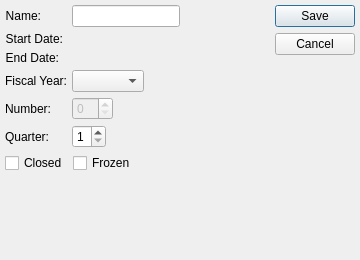
<?xml version="1.0" encoding="UTF-8"?>
<ui version="4.0">
 <comment>This file is part of the xTuple ERP: PostBooks Edition, a free and
open source Enterprise Resource Planning software suite,
Copyright (c) 1999-2018 by OpenMFG LLC, d/b/a xTuple.
It is licensed to you under the Common Public Attribution License
version 1.0, the full text of which (including xTuple-specific Exhibits)
is available at www.xtuple.com/CPAL.  By using this software, you agree
to be bound by its terms.</comment>
 <class>accountingPeriod</class>
 <widget class="QDialog" name="accountingPeriod">
  <property name="geometry">
   <rect>
    <x>0</x>
    <y>0</y>
    <width>360</width>
    <height>260</height>
   </rect>
  </property>
  <property name="windowTitle">
   <string>Accounting Period</string>
  </property>
  <layout class="QGridLayout" name="gridLayout">
   <item row="0" column="0">
    <layout class="QVBoxLayout" name="verticalLayout_2">
     <item>
      <layout class="QVBoxLayout" name="verticalLayout">
       <item>
        <layout class="QFormLayout" name="formLayout">
         <property name="fieldGrowthPolicy">
          <enum>QFormLayout::FieldsStayAtSizeHint</enum>
         </property>
         <item row="0" column="0">
          <widget class="QLabel" name="_nameLit">
           <property name="text">
            <string>Name:</string>
           </property>
           <property name="alignment">
            <set>Qt::AlignRight|Qt::AlignTrailing|Qt::AlignVCenter</set>
           </property>
           <property name="buddy">
            <cstring>_name</cstring>
           </property>
          </widget>
         </item>
         <item row="0" column="1">
          <widget class="QLineEdit" name="_name"/>
         </item>
         <item row="1" column="0">
          <widget class="QLabel" name="_startDateLit">
           <property name="text">
            <string>Start Date:</string>
           </property>
           <property name="alignment">
            <set>Qt::AlignRight|Qt::AlignTrailing|Qt::AlignVCenter</set>
           </property>
           <property name="buddy">
            <cstring>_startDate</cstring>
           </property>
          </widget>
         </item>
         <item row="1" column="1">
          <widget class="DLineEdit" name="_startDate"/>
         </item>
         <item row="2" column="0">
          <widget class="QLabel" name="_endDateLit">
           <property name="text">
            <string>End Date:</string>
           </property>
           <property name="alignment">
            <set>Qt::AlignRight|Qt::AlignTrailing|Qt::AlignVCenter</set>
           </property>
           <property name="buddy">
            <cstring>_endDate</cstring>
           </property>
          </widget>
         </item>
         <item row="2" column="1">
          <widget class="DLineEdit" name="_endDate"/>
         </item>
         <item row="3" column="0">
          <widget class="QLabel" name="_yearLit">
           <property name="text">
            <string>Fiscal Year:</string>
           </property>
           <property name="alignment">
            <set>Qt::AlignRight|Qt::AlignTrailing|Qt::AlignVCenter</set>
           </property>
           <property name="buddy">
            <cstring>_year</cstring>
           </property>
          </widget>
         </item>
         <item row="3" column="1">
          <widget class="XComboBox" name="_year"/>
         </item>
         <item row="4" column="1">
          <widget class="QSpinBox" name="_number">
           <property name="enabled">
            <bool>false</bool>
           </property>
          </widget>
         </item>
         <item row="5" column="0">
          <widget class="QLabel" name="_quarterLit">
           <property name="text">
            <string>Quarter:</string>
           </property>
           <property name="alignment">
            <set>Qt::AlignRight|Qt::AlignTrailing|Qt::AlignVCenter</set>
           </property>
           <property name="buddy">
            <cstring>_quarter</cstring>
           </property>
          </widget>
         </item>
         <item row="5" column="1">
          <widget class="QSpinBox" name="_quarter">
           <property name="minimum">
            <number>1</number>
           </property>
           <property name="maximum">
            <number>4</number>
           </property>
          </widget>
         </item>
         <item row="4" column="0">
          <widget class="QLabel" name="_numberLit">
           <property name="text">
            <string>Number:</string>
           </property>
           <property name="alignment">
            <set>Qt::AlignRight|Qt::AlignTrailing|Qt::AlignVCenter</set>
           </property>
           <property name="buddy">
            <cstring>_quarter</cstring>
           </property>
          </widget>
         </item>
        </layout>
       </item>
       <item>
        <layout class="QHBoxLayout">
         <item>
          <widget class="QCheckBox" name="_closed">
           <property name="text">
            <string>Closed</string>
           </property>
          </widget>
         </item>
         <item>
          <widget class="QCheckBox" name="_frozen">
           <property name="text">
            <string>Frozen</string>
           </property>
          </widget>
         </item>
         <item>
          <spacer>
           <property name="orientation">
            <enum>Qt::Horizontal</enum>
           </property>
           <property name="sizeType">
            <enum>QSizePolicy::Expanding</enum>
           </property>
           <property name="sizeHint" stdset="0">
            <size>
             <width>56</width>
             <height>10</height>
            </size>
           </property>
          </spacer>
         </item>
        </layout>
       </item>
      </layout>
     </item>
     <item>
      <spacer>
       <property name="orientation">
        <enum>Qt::Vertical</enum>
       </property>
       <property name="sizeType">
        <enum>QSizePolicy::Expanding</enum>
       </property>
       <property name="sizeHint" stdset="0">
        <size>
         <width>20</width>
         <height>0</height>
        </size>
       </property>
      </spacer>
     </item>
    </layout>
   </item>
   <item row="0" column="1">
    <spacer>
     <property name="orientation">
      <enum>Qt::Horizontal</enum>
     </property>
     <property name="sizeType">
      <enum>QSizePolicy::Expanding</enum>
     </property>
     <property name="sizeHint" stdset="0">
      <size>
       <width>0</width>
       <height>20</height>
      </size>
     </property>
    </spacer>
   </item>
   <item row="0" column="2">
    <widget class="QDialogButtonBox" name="_buttonBox">
     <property name="orientation">
      <enum>Qt::Vertical</enum>
     </property>
     <property name="standardButtons">
      <set>QDialogButtonBox::Cancel|QDialogButtonBox::Save</set>
     </property>
    </widget>
   </item>
  </layout>
 </widget>
 <layoutdefault spacing="5" margin="5"/>
 <customwidgets>
  <customwidget>
   <class>DLineEdit</class>
   <extends>QWidget</extends>
   <header>datecluster.h</header>
   <container>1</container>
  </customwidget>
  <customwidget>
   <class>XComboBox</class>
   <extends>QComboBox</extends>
   <header>xcombobox.h</header>
  </customwidget>
 </customwidgets>
 <tabstops>
  <tabstop>_name</tabstop>
  <tabstop>_startDate</tabstop>
  <tabstop>_endDate</tabstop>
  <tabstop>_year</tabstop>
  <tabstop>_number</tabstop>
  <tabstop>_quarter</tabstop>
  <tabstop>_closed</tabstop>
  <tabstop>_frozen</tabstop>
  <tabstop>_buttonBox</tabstop>
 </tabstops>
 <resources/>
 <connections/>
</ui>
